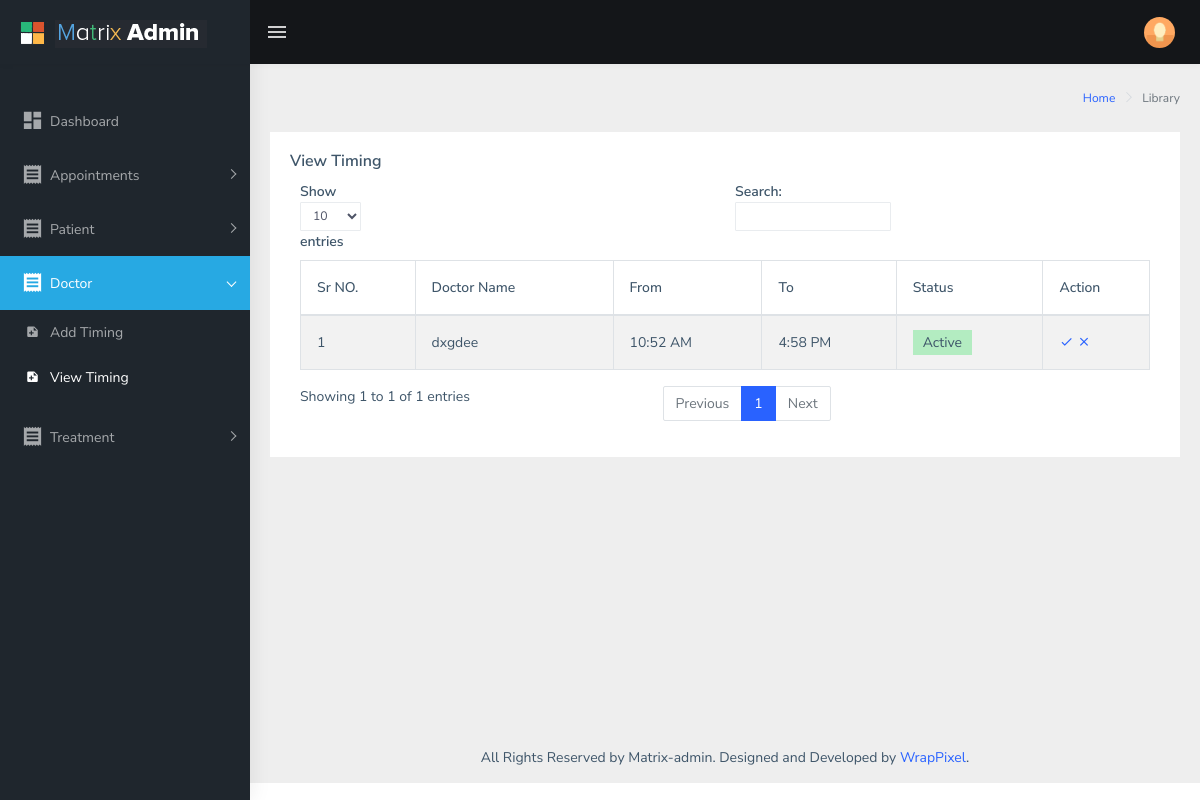
Page /HMS/HMS/doctor/view_doctor_timing.php (signed in) on the committed database.
### tables this page shows
CREATE TABLE `doctor_timing` (
  `doctor_time_id` int(11) NOT NULL,
  `doctor_time_dr_id` int(11) NOT NULL,
  `doctor_from` varchar(255) NOT NULL,
  `doctor_to` varchar(255) NOT NULL,
  `doctor_time_status` varchar(255) NOT NULL
);

CREATE TABLE `doctor` (
  `doctor_id` int(10) NOT NULL,
  `doctor_name` varchar(255) NOT NULL,
  `doctor_mobile_number` int(255) NOT NULL,
  `doctor_department` varchar(255) NOT NULL,
  `doctor_loginid` int(10) NOT NULL,
  `doctor_password` varchar(255) NOT NULL,
  `doctor_education` varchar(255) NOT NULL,
  `doctor_experiance` varchar(255) NOT NULL,
  `doctor_consultancy_charge` varchar(255) NOT NULL,
  `doctor_status` varchar(255) NOT NULL,
  `doctor_degree_certificate` varchar(255) NOT NULL
);

### HMS/HMS/doctor/view_doctor_timing.php (the view, shortened to what this page needs)
<?php
    include'config.php';
?>
<!DOCTYPE html>
<html dir="ltr" lang="en">
<head>
   <?php include 'head.php'; ?>
</head>
<body>
    <div id="main-wrapper">
       <?php include 'header.php'; ?>
        <?php include 'sidebar.php'; ?>
        <div class="page-wrapper">
            <div class="page-breadcrumb">
                <div class="row">
                    <div class="col-12 d-flex no-block align-items-center">
                        <div class="ml-auto text-right">
                            <nav aria-label="breadcrumb">
                                <ol class="breadcrumb">
                                    <li class="breadcrumb-item"><a href="#">Home</a></li>
                                    <li class="breadcrumb-item active" aria-current="page">Library</li>
                                </ol>
                            </nav>
                        </div>
                    </div>
                </div>
            </div>
            <div class="container-fluid">
                <div class="row">
                    <div class="col-md-12">
                        <div class="card">
                            <div class="card-body">
                                <h5 class="card-title">View Timing</h5>
                                <div class="table-responsive">
                                    <table id="zero_config" class="table table-striped table-bordered">
                                        <thead>
                                            <tr>
                                                <th>Sr NO.</th>
                                                <th>Doctor Name</th>
                                                <th>From </th>
                                                <th>To </th>
                                                <th>Status</th>
                                                <th>Action</th>
                                            </tr>
                                        </thead>
                                        <tbody>
                                             <?php
                                            $count=1;
                                            $sel_query="Select * from doctor_timing,doctor WHERE  doctor_time_dr_id = doctor_id AND doctor_time_dr_id = '".$_SESSION['doctor_id']."' ";
                                            $select_result = mysqli_query($conn,$sel_query);
                                            while($row = mysqli_fetch_assoc($select_result)) { ?>
                                            <tr>
                                                <td><?php echo $count; ?></td>
                                                <td><?php echo $row["doctor_name"]; ?></td>
                                                <td><?php echo $row["doctor_from"]; ?> </td>
                                                <td><?php echo $row["doctor_to"]; ?></td>
                                                 <td><?php echo (($row["doctor_time_status"] == 'Active') ? "<span class='status_active'>Active</span>" : "<span class='status_deactive'>Deactive</span>") ?></td>
                                                <td><a href="doctor_time_update.php?id=<?php echo $row["doctor_time_id"]; ?>" data-toggle="tooltip" data-placement="top" title="Update">
                                                <i class="mdi mdi-check"></i>
                                            </a>
                                            <a href="doctor_time_delete.php?id=<?php echo $row["doctor_time_id"]; ?>" data-toggle="tooltip" onclick="return confirm('Are you sure you want to delete?');"data-placement="top" title="Delete">
                                                </i><i class="mdi mdi-close"></i>
                                            </a></td>
                                            </tr>
                                           <?php $count++; } ?>
                                        </tbody>
                                    </table>
                                </div>
                            </div>
                        </div>
                    </div>
                </div>
            </div>
            <footer class="footer text-center">
                All Rights Reserved by Matrix-admin. Designed and Developed by <a href="https://wrappixel.com">WrapPixel</a>.
            </footer>
        </div>
    </div>
</body>
</html>

### rows in the picture
doctor_timing: doctor.doctor_name "dxgdee", doctor_from "10:52 AM", doctor_to "4:58 PM", doctor_time_status "Active"
